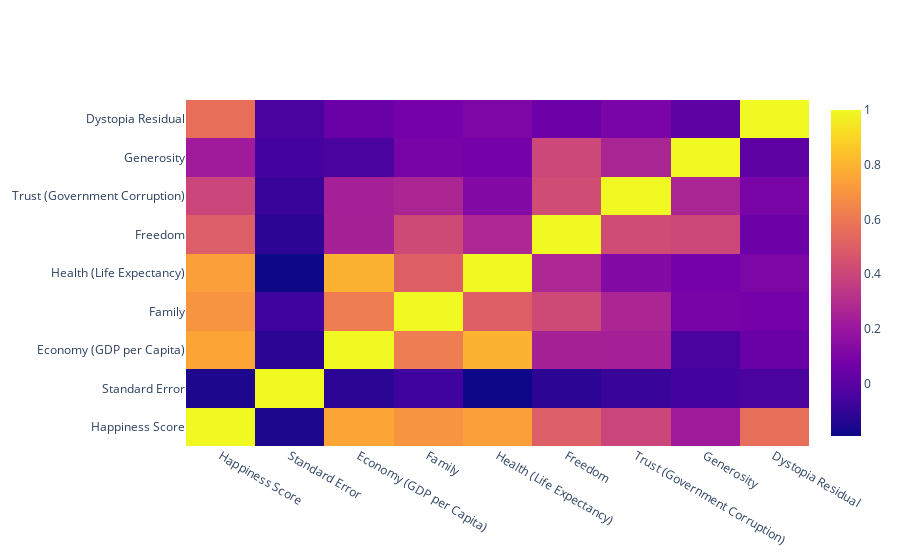

Notebook code for this chart:
### Code cell
drop_rank = happiness.drop("Happiness Rank", axis = 1)
corr_matrix_happy = drop_rank.corr()
trace_corr_happy = go.Heatmap(z=np.array(corr_matrix_happy), x=corr_matrix_happy.columns, y=corr_matrix_happy.columns)
data_happy=[trace_corr_happy]
iplot(data_happy)

### Figure 1 — Plotly figure (JSON) as saved in the notebook; plotly's stock layout.template omitted (floating-point values rounded to 4 significant figures)
{"data": [{"type": "heatmap", "x": ["Happiness Score", "Standard Error", "Economy (GDP per Capita)", "Family", "Health (Life Expectancy)", "Freedom", "Trust (Government Corruption)", "Generosity", "Dystopia Residual"], "y": ["Happiness Score", "Standard Error", "Economy (GDP per Capita)", "Family", "Health (Life Expectancy)", "Freedom", "Trust (Government Corruption)", "Generosity", "Dystopia Residual"], "z": [[1, -0.1572, 0.7525, 0.6967, 0.7364, 0.4969, 0.3957, 0.222, 0.563], [-0.1572, 1, -0.1235, -0.07095, -0.1922, -0.1209, -0.09299, -0.06342, -0.04347], [0.7525, -0.1235, 1, 0.6156, 0.7951, 0.2475, 0.2413, -0.04529, 0.04658], [0.6967, -0.07095, 0.6156, 1, 0.5031, 0.4159, 0.2664, 0.09207, 0.07856], [0.7364, -0.1922, 0.7951, 0.5031, 1, 0.2739, 0.1278, 0.07752, 0.1046], [0.4969, -0.1209, 0.2475, 0.4159, 0.2739, 1, 0.4279, 0.4087, 0.05337], [0.3957, -0.09299, 0.2413, 0.2664, 0.1278, 0.4279, 1, 0.2631, 0.09647], [0.222, -0.06342, -0.04529, 0.09207, 0.07752, 0.4087, 0.2631, 1, 0.01365], [0.563, -0.04347, 0.04658, 0.07856, 0.1046, 0.05337, 0.09647, 0.01365, 1]]}], "layout": {}}
